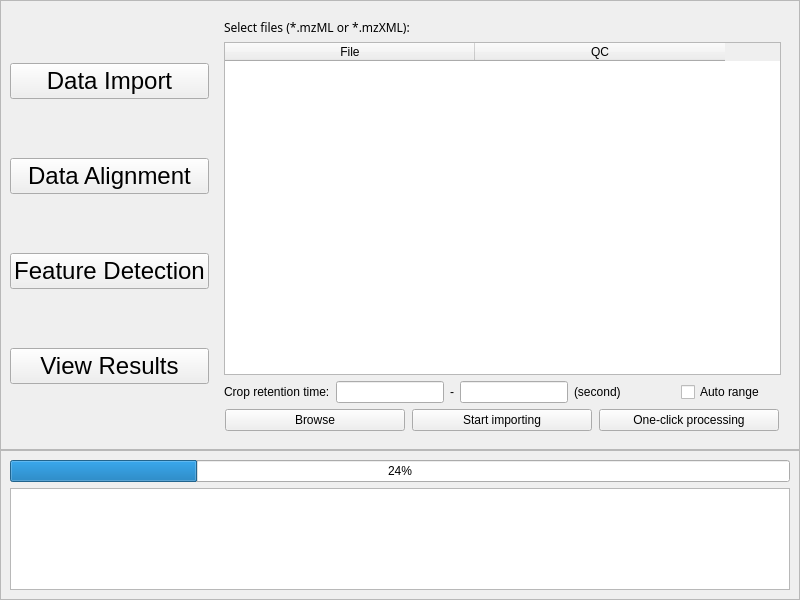
<?xml version="1.0" encoding="UTF-8"?>
<ui version="4.0">
 <class>MainWindow</class>
 <widget class="QMainWindow" name="MainWindow">
  <property name="geometry">
   <rect>
    <x>0</x>
    <y>0</y>
    <width>800</width>
    <height>600</height>
   </rect>
  </property>
  <property name="minimumSize">
   <size>
    <width>800</width>
    <height>600</height>
   </size>
  </property>
  <property name="windowTitle">
   <string>MetCohort</string>
  </property>
  <property name="locale">
   <locale language="English" country="UnitedStates"/>
  </property>
  <widget class="QWidget" name="centralwidget">
   <layout class="QVBoxLayout" name="verticalLayout">
    <property name="spacing">
     <number>0</number>
    </property>
    <property name="leftMargin">
     <number>0</number>
    </property>
    <property name="topMargin">
     <number>0</number>
    </property>
    <property name="rightMargin">
     <number>0</number>
    </property>
    <property name="bottomMargin">
     <number>0</number>
    </property>
    <item>
     <widget class="QFrame" name="header_frame">
      <property name="frameShape">
       <enum>QFrame::StyledPanel</enum>
      </property>
      <property name="frameShadow">
       <enum>QFrame::Raised</enum>
      </property>
      <layout class="QHBoxLayout" name="horizontalLayout_3">
       <item>
        <layout class="QHBoxLayout" name="horizontalLayout_2">
         <item>
          <layout class="QVBoxLayout" name="verticalLayout_2">
           <item>
            <widget class="QPushButton" name="pushButton">
             <property name="font">
              <font>
               <family>Arial</family>
               <pointsize>18</pointsize>
              </font>
             </property>
             <property name="text">
              <string>Data Import</string>
             </property>
            </widget>
           </item>
           <item>
            <widget class="QPushButton" name="pushButton_2">
             <property name="font">
              <font>
               <family>Arial</family>
               <pointsize>18</pointsize>
              </font>
             </property>
             <property name="text">
              <string>Data Alignment</string>
             </property>
            </widget>
           </item>
           <item>
            <widget class="QPushButton" name="pushButton_3">
             <property name="font">
              <font>
               <family>Arial</family>
               <pointsize>18</pointsize>
              </font>
             </property>
             <property name="text">
              <string>Feature Detection</string>
             </property>
            </widget>
           </item>
           <item>
            <widget class="QPushButton" name="pushButton_4">
             <property name="font">
              <font>
               <family>Arial</family>
               <pointsize>18</pointsize>
              </font>
             </property>
             <property name="text">
              <string>View Results</string>
             </property>
            </widget>
           </item>
          </layout>
         </item>
        </layout>
       </item>
       <item>
        <widget class="QStackedWidget" name="stackedWidget">
         <property name="minimumSize">
          <size>
           <width>0</width>
           <height>0</height>
          </size>
         </property>
         <property name="currentIndex">
          <number>0</number>
         </property>
         <widget class="QWidget" name="page">
          <layout class="QVBoxLayout" name="verticalLayout_3">
           <item>
            <widget class="QLabel" name="label">
             <property name="font">
              <font>
               <family>SimSun-ExtB</family>
               <pointsize>9</pointsize>
              </font>
             </property>
             <property name="text">
              <string>Select files (*.mzML or *.mzXML):</string>
             </property>
            </widget>
           </item>
           <item>
            <widget class="QTableWidget" name="tableWidget">
             <property name="columnCount">
              <number>2</number>
             </property>
             <attribute name="horizontalHeaderCascadingSectionResizes">
              <bool>false</bool>
             </attribute>
             <attribute name="horizontalHeaderDefaultSectionSize">
              <number>250</number>
             </attribute>
             <attribute name="horizontalHeaderStretchLastSection">
              <bool>false</bool>
             </attribute>
             <column>
              <property name="text">
               <string>File</string>
              </property>
             </column>
             <column>
              <property name="text">
               <string>QC</string>
              </property>
             </column>
            </widget>
           </item>
           <item>
            <layout class="QHBoxLayout" name="horizontalLayout_12">
             <item>
              <widget class="QLabel" name="label_10">
               <property name="text">
                <string>Crop retention time:</string>
               </property>
              </widget>
             </item>
             <item>
              <widget class="QLineEdit" name="lineEdit_7"/>
             </item>
             <item>
              <widget class="QLabel" name="label_12">
               <property name="text">
                <string>-</string>
               </property>
              </widget>
             </item>
             <item>
              <widget class="QLineEdit" name="lineEdit_8"/>
             </item>
             <item>
              <widget class="QLabel" name="label_20">
               <property name="sizePolicy">
                <sizepolicy hsizetype="Preferred" vsizetype="Preferred">
                 <horstretch>1</horstretch>
                 <verstretch>0</verstretch>
                </sizepolicy>
               </property>
               <property name="text">
                <string>(second)</string>
               </property>
              </widget>
             </item>
             <item>
              <widget class="QCheckBox" name="checkBox">
               <property name="sizePolicy">
                <sizepolicy hsizetype="Minimum" vsizetype="Fixed">
                 <horstretch>1</horstretch>
                 <verstretch>0</verstretch>
                </sizepolicy>
               </property>
               <property name="text">
                <string>Auto range</string>
               </property>
              </widget>
             </item>
            </layout>
           </item>
           <item>
            <layout class="QHBoxLayout" name="horizontalLayout_4">
             <item>
              <widget class="QPushButton" name="pushButton_5">
               <property name="sizePolicy">
                <sizepolicy hsizetype="Minimum" vsizetype="Fixed">
                 <horstretch>0</horstretch>
                 <verstretch>0</verstretch>
                </sizepolicy>
               </property>
               <property name="maximumSize">
                <size>
                 <width>180</width>
                 <height>16777215</height>
                </size>
               </property>
               <property name="text">
                <string>Browse</string>
               </property>
              </widget>
             </item>
             <item>
              <widget class="QPushButton" name="pushButton_6">
               <property name="maximumSize">
                <size>
                 <width>180</width>
                 <height>16777215</height>
                </size>
               </property>
               <property name="text">
                <string>Start importing</string>
               </property>
              </widget>
             </item>
             <item>
              <widget class="QPushButton" name="pushButton_13">
               <property name="sizePolicy">
                <sizepolicy hsizetype="Minimum" vsizetype="Fixed">
                 <horstretch>0</horstretch>
                 <verstretch>0</verstretch>
                </sizepolicy>
               </property>
               <property name="maximumSize">
                <size>
                 <width>180</width>
                 <height>16777215</height>
                </size>
               </property>
               <property name="text">
                <string>One-click processing</string>
               </property>
              </widget>
             </item>
            </layout>
           </item>
          </layout>
         </widget>
         <widget class="QWidget" name="page_2">
          <layout class="QVBoxLayout" name="verticalLayout_4">
           <item>
            <widget class="QGroupBox" name="groupBox">
             <property name="title">
              <string>Reference file parameters</string>
             </property>
             <layout class="QFormLayout" name="formLayout_3">
              <item row="0" column="0">
               <widget class="QLabel" name="label_2">
                <property name="text">
                 <string>Select a reference file:</string>
                </property>
               </widget>
              </item>
              <item row="0" column="1">
               <widget class="QComboBox" name="comboBox"/>
              </item>
              <item row="1" column="0">
               <widget class="QLabel" name="label_3">
                <property name="text">
                 <string>Width of ROA (Regions of anchors) window:</string>
                </property>
               </widget>
              </item>
              <item row="1" column="1">
               <layout class="QHBoxLayout" name="horizontalLayout">
                <item>
                 <widget class="QLineEdit" name="lineEdit">
                  <property name="text">
                   <string>30</string>
                  </property>
                 </widget>
                </item>
                <item>
                 <widget class="QLabel" name="label_4">
                  <property name="text">
                   <string>(second)</string>
                  </property>
                 </widget>
                </item>
               </layout>
              </item>
              <item row="2" column="0">
               <widget class="QLabel" name="label_5">
                <property name="text">
                 <string>Allowed delta m/z of ROA:</string>
                </property>
               </widget>
              </item>
              <item row="2" column="1">
               <widget class="QLineEdit" name="lineEdit_2">
                <property name="text">
                 <string>0.001</string>
                </property>
               </widget>
              </item>
              <item row="3" column="0">
               <widget class="QLabel" name="label_7">
                <property name="text">
                 <string>Intensity threshold of ROA:</string>
                </property>
               </widget>
              </item>
              <item row="3" column="1">
               <layout class="QHBoxLayout" name="horizontalLayout_5">
                <item>
                 <widget class="QDoubleSpinBox" name="doubleSpinBox">
                  <property name="decimals">
                   <number>2</number>
                  </property>
                  <property name="value">
                   <double>0.500000000000000</double>
                  </property>
                 </widget>
                </item>
                <item>
                 <widget class="QLabel" name="label_8">
                  <property name="text">
                   <string>(% of maximum intensity of whole data)</string>
                  </property>
                 </widget>
                </item>
               </layout>
              </item>
             </layout>
            </widget>
           </item>
           <item>
            <spacer name="horizontalSpacer">
             <property name="orientation">
              <enum>Qt::Horizontal</enum>
             </property>
             <property name="sizeHint" stdset="0">
              <size>
               <width>631</width>
               <height>20</height>
              </size>
             </property>
            </spacer>
           </item>
           <item>
            <widget class="QGroupBox" name="groupBox_2">
             <property name="title">
              <string>Target file parameters</string>
             </property>
             <layout class="QFormLayout" name="formLayout_2">
              <item row="0" column="0">
               <widget class="QLabel" name="label_9">
                <property name="text">
                 <string>Allowed delta m/z of XIC:</string>
                </property>
               </widget>
              </item>
              <item row="0" column="1">
               <widget class="QLineEdit" name="lineEdit_4">
                <property name="text">
                 <string>0.02</string>
                </property>
               </widget>
              </item>
              <item row="1" column="0">
               <widget class="QLabel" name="label_11">
                <property name="text">
                 <string>Plot:</string>
                </property>
               </widget>
              </item>
              <item row="1" column="1">
               <widget class="QComboBox" name="comboBox_2">
                <item>
                 <property name="text">
                  <string>False</string>
                 </property>
                </item>
                <item>
                 <property name="text">
                  <string>True</string>
                 </property>
                </item>
               </widget>
              </item>
              <item row="3" column="0">
               <widget class="QLabel" name="label_13">
                <property name="text">
                 <string>New file directory:</string>
                </property>
               </widget>
              </item>
              <item row="3" column="1">
               <layout class="QHBoxLayout" name="horizontalLayout_7">
                <item>
                 <widget class="QLineEdit" name="lineEdit_6"/>
                </item>
                <item>
                 <widget class="QPushButton" name="pushButton_8">
                  <property name="text">
                   <string>Browse</string>
                  </property>
                 </widget>
                </item>
               </layout>
              </item>
              <item row="2" column="0">
               <widget class="QLabel" name="label_16">
                <property name="text">
                 <string>Write to new files:</string>
                </property>
               </widget>
              </item>
              <item row="2" column="1">
               <widget class="QComboBox" name="comboBox_3">
                <item>
                 <property name="text">
                  <string>False</string>
                 </property>
                </item>
                <item>
                 <property name="text">
                  <string>True</string>
                 </property>
                </item>
               </widget>
              </item>
             </layout>
            </widget>
           </item>
           <item>
            <spacer name="horizontalSpacer_2">
             <property name="orientation">
              <enum>Qt::Horizontal</enum>
             </property>
             <property name="sizeHint" stdset="0">
              <size>
               <width>631</width>
               <height>20</height>
              </size>
             </property>
            </spacer>
           </item>
           <item alignment="Qt::AlignHCenter">
            <widget class="QPushButton" name="pushButton_7">
             <property name="maximumSize">
              <size>
               <width>150</width>
               <height>16777215</height>
              </size>
             </property>
             <property name="text">
              <string>Start alignment</string>
             </property>
            </widget>
           </item>
          </layout>
         </widget>
         <widget class="QWidget" name="page_3">
          <layout class="QVBoxLayout" name="verticalLayout_5">
           <item>
            <widget class="QGroupBox" name="groupBox_3">
             <property name="sizePolicy">
              <sizepolicy hsizetype="Preferred" vsizetype="Minimum">
               <horstretch>0</horstretch>
               <verstretch>0</verstretch>
              </sizepolicy>
             </property>
             <property name="locale">
              <locale language="English" country="UnitedStates"/>
             </property>
             <property name="title">
              <string>ROI-matrix parameters</string>
             </property>
             <layout class="QGridLayout" name="gridLayout">
              <item row="0" column="0">
               <widget class="QLabel" name="label_15">
                <property name="text">
                 <string>Minumum number of non-zero peaks in a feature:</string>
                </property>
               </widget>
              </item>
              <item row="0" column="1">
               <layout class="QHBoxLayout" name="horizontalLayout_11">
                <item>
                 <widget class="QSpinBox" name="spinBox_4">
                  <property name="sizePolicy">
                   <sizepolicy hsizetype="Minimum" vsizetype="Fixed">
                    <horstretch>1</horstretch>
                    <verstretch>0</verstretch>
                   </sizepolicy>
                  </property>
                  <property name="maximum">
                   <number>100</number>
                  </property>
                  <property name="value">
                   <number>80</number>
                  </property>
                 </widget>
                </item>
                <item>
                 <widget class="QLabel" name="label_23">
                  <property name="text">
                   <string>(%)</string>
                  </property>
                 </widget>
                </item>
               </layout>
              </item>
              <item row="1" column="0">
               <widget class="QLabel" name="label_14">
                <property name="text">
                 <string>Delta m/z:</string>
                </property>
               </widget>
              </item>
              <item row="1" column="1">
               <widget class="QLineEdit" name="lineEdit_5">
                <property name="text">
                 <string>0.01</string>
                </property>
               </widget>
              </item>
              <item row="2" column="0">
               <widget class="QLabel" name="label_18">
                <property name="text">
                 <string>Minimum number of continuous non-zero points:</string>
                </property>
               </widget>
              </item>
              <item row="2" column="1">
               <layout class="QHBoxLayout" name="horizontalLayout_6">
                <item>
                 <widget class="QSpinBox" name="spinBox_2">
                  <property name="sizePolicy">
                   <sizepolicy hsizetype="Minimum" vsizetype="Fixed">
                    <horstretch>1</horstretch>
                    <verstretch>0</verstretch>
                   </sizepolicy>
                  </property>
                  <property name="value">
                   <number>3</number>
                  </property>
                 </widget>
                </item>
               </layout>
              </item>
              <item row="3" column="0">
               <widget class="QLabel" name="label_19">
                <property name="text">
                 <string>Maximum number of continuous zero points:</string>
                </property>
               </widget>
              </item>
              <item row="3" column="1">
               <layout class="QHBoxLayout" name="horizontalLayout_8">
                <item>
                 <widget class="QSpinBox" name="spinBox_3">
                  <property name="sizePolicy">
                   <sizepolicy hsizetype="Minimum" vsizetype="Fixed">
                    <horstretch>1</horstretch>
                    <verstretch>0</verstretch>
                   </sizepolicy>
                  </property>
                  <property name="value">
                   <number>10</number>
                  </property>
                 </widget>
                </item>
               </layout>
              </item>
              <item row="4" column="0">
               <widget class="QLabel" name="label_17">
                <property name="text">
                 <string>Maximum width of peak:</string>
                </property>
               </widget>
              </item>
              <item row="4" column="1">
               <layout class="QHBoxLayout" name="horizontalLayout_9">
                <item>
                 <widget class="QSpinBox" name="spinBox_5">
                  <property name="sizePolicy">
                   <sizepolicy hsizetype="Minimum" vsizetype="Fixed">
                    <horstretch>1</horstretch>
                    <verstretch>0</verstretch>
                   </sizepolicy>
                  </property>
                  <property name="minimum">
                   <number>1</number>
                  </property>
                  <property name="value">
                   <number>15</number>
                  </property>
                 </widget>
                </item>
                <item>
                 <widget class="QLabel" name="label_21">
                  <property name="text">
                   <string>(second)</string>
                  </property>
                 </widget>
                </item>
               </layout>
              </item>
              <item row="5" column="0">
               <widget class="QLabel" name="label_24">
                <property name="text">
                 <string>Minimum intensity of a feature:</string>
                </property>
               </widget>
              </item>
              <item row="5" column="1">
               <widget class="QLineEdit" name="lineEdit_3">
                <property name="text">
                 <string>50</string>
                </property>
               </widget>
              </item>
              <item row="6" column="0">
               <widget class="QLabel" name="label_25">
                <property name="text">
                 <string>Select a reference file:</string>
                </property>
               </widget>
              </item>
              <item row="6" column="1">
               <widget class="QComboBox" name="comboBox_4"/>
              </item>
              <item row="7" column="0">
               <widget class="QLabel" name="label_6">
                <property name="text">
                 <string>Entropy coefficient (0: loose; 1: stringent):</string>
                </property>
               </widget>
              </item>
              <item row="7" column="1">
               <widget class="QDoubleSpinBox" name="doubleSpinBox_2">
                <property name="minimum">
                 <double>0.100000000000000</double>
                </property>
                <property name="maximum">
                 <double>1.000000000000000</double>
                </property>
                <property name="singleStep">
                 <double>0.100000000000000</double>
                </property>
                <property name="value">
                 <double>0.800000000000000</double>
                </property>
               </widget>
              </item>
              <item row="8" column="0">
               <widget class="QLabel" name="label_extraction">
                <property name="text">
                 <string>Targeted extraction (optional):</string>
                </property>
               </widget>
              </item>
              <item row="8" column="1">
               <layout class="QHBoxLayout" name="horizontalLayout_fileUpload">
                <item>
                 <widget class="QPushButton" name="pushButton_tar">
                  <property name="text">
                   <string>Select Excel File</string>
                  </property>
                 </widget>
                </item>
                <item>
                 <widget class="QLabel" name="targeted_ext_file">
                  <property name="text">
                   <string>No file selected</string>
                  </property>
                 </widget>
                </item>
               </layout>
              </item>
             </layout>
            </widget>
           </item>
           <item alignment="Qt::AlignHCenter">
            <widget class="QPushButton" name="pushButton_9">
             <property name="maximumSize">
              <size>
               <width>150</width>
               <height>16777215</height>
              </size>
             </property>
             <property name="text">
              <string>Start detecting</string>
             </property>
            </widget>
           </item>
           <item>
            <widget class="QFrame" name="frame_4">
             <property name="frameShape">
              <enum>QFrame::StyledPanel</enum>
             </property>
             <property name="frameShadow">
              <enum>QFrame::Raised</enum>
             </property>
            </widget>
           </item>
          </layout>
         </widget>
         <widget class="QWidget" name="page_4">
          <layout class="QVBoxLayout" name="verticalLayout_9">
           <item>
            <widget class="QFrame" name="frame">
             <property name="sizePolicy">
              <sizepolicy hsizetype="Preferred" vsizetype="Preferred">
               <horstretch>0</horstretch>
               <verstretch>1</verstretch>
              </sizepolicy>
             </property>
             <property name="frameShape">
              <enum>QFrame::StyledPanel</enum>
             </property>
             <property name="frameShadow">
              <enum>QFrame::Raised</enum>
             </property>
             <layout class="QVBoxLayout" name="verticalLayout_6">
              <item>
               <widget class="QTableWidget" name="peaks_table">
                <property name="sizePolicy">
                 <sizepolicy hsizetype="Preferred" vsizetype="Preferred">
                  <horstretch>0</horstretch>
                  <verstretch>1</verstretch>
                 </sizepolicy>
                </property>
               </widget>
              </item>
             </layout>
            </widget>
           </item>
           <item>
            <widget class="QFrame" name="frame_2">
             <property name="sizePolicy">
              <sizepolicy hsizetype="Preferred" vsizetype="Preferred">
               <horstretch>0</horstretch>
               <verstretch>1</verstretch>
              </sizepolicy>
             </property>
             <property name="minimumSize">
              <size>
               <width>0</width>
               <height>0</height>
              </size>
             </property>
             <property name="frameShape">
              <enum>QFrame::StyledPanel</enum>
             </property>
             <property name="frameShadow">
              <enum>QFrame::Raised</enum>
             </property>
            </widget>
           </item>
           <item>
            <widget class="QFrame" name="frame_3">
             <property name="sizePolicy">
              <sizepolicy hsizetype="Preferred" vsizetype="Minimum">
               <horstretch>0</horstretch>
               <verstretch>0</verstretch>
              </sizepolicy>
             </property>
             <property name="frameShape">
              <enum>QFrame::StyledPanel</enum>
             </property>
             <property name="frameShadow">
              <enum>QFrame::Raised</enum>
             </property>
             <layout class="QHBoxLayout" name="horizontalLayout_10">
              <item>
               <widget class="QPushButton" name="pushButton_10">
                <property name="maximumSize">
                 <size>
                  <width>1677215</width>
                  <height>16777215</height>
                 </size>
                </property>
                <property name="text">
                 <string>Export feature data (*.xlsx)</string>
                </property>
               </widget>
              </item>
              <item>
               <widget class="QPushButton" name="pushButton_11">
                <property name="maximumSize">
                 <size>
                  <width>1677215</width>
                  <height>16777215</height>
                 </size>
                </property>
                <property name="text">
                 <string>Export feature data (*.pkd)</string>
                </property>
               </widget>
              </item>
              <item>
               <widget class="QPushButton" name="pushButton_12">
                <property name="sizePolicy">
                 <sizepolicy hsizetype="Minimum" vsizetype="Fixed">
                  <horstretch>0</horstretch>
                  <verstretch>0</verstretch>
                 </sizepolicy>
                </property>
                <property name="maximumSize">
                 <size>
                  <width>1677215</width>
                  <height>16777215</height>
                 </size>
                </property>
                <property name="text">
                 <string>Import feature data (*.pkd)</string>
                </property>
               </widget>
              </item>
             </layout>
            </widget>
           </item>
          </layout>
         </widget>
        </widget>
       </item>
      </layout>
     </widget>
    </item>
    <item>
     <widget class="QFrame" name="main_body">
      <property name="sizePolicy">
       <sizepolicy hsizetype="Preferred" vsizetype="Preferred">
        <horstretch>0</horstretch>
        <verstretch>0</verstretch>
       </sizepolicy>
      </property>
      <property name="maximumSize">
       <size>
        <width>16777215</width>
        <height>150</height>
       </size>
      </property>
      <property name="frameShape">
       <enum>QFrame::StyledPanel</enum>
      </property>
      <property name="frameShadow">
       <enum>QFrame::Raised</enum>
      </property>
      <layout class="QVBoxLayout" name="verticalLayout_10">
       <item>
        <widget class="QProgressBar" name="progressBar">
         <property name="value">
          <number>24</number>
         </property>
        </widget>
       </item>
       <item>
        <widget class="QTextEdit" name="textEdit"/>
       </item>
      </layout>
     </widget>
    </item>
   </layout>
  </widget>
 </widget>
 <resources/>
 <connections/>
</ui>
